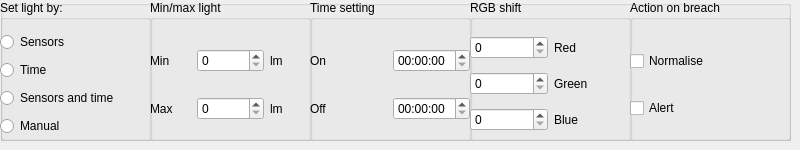
      <widget class="QWidget" name="tab_2">
       <attribute name="title">
        <string>Light</string>
       </attribute>
       <widget class="QWidget" name="horizontalLayoutWidget_2">
        <property name="geometry">
         <rect>
          <x>0</x>
          <y>0</y>
          <width>791</width>
          <height>141</height>
         </rect>
        </property>
        <layout class="QHBoxLayout" name="horizontalLayout_2"/>
       </widget>
       <widget class="QGroupBox" name="groupBox_2">
        <property name="geometry">
         <rect>
          <x>0</x>
          <y>0</y>
          <width>791</width>
          <height>141</height>
         </rect>
        </property>
        <property name="title">
         <string/>
        </property>
        <widget class="QGroupBox" name="groupBox_7">
         <property name="geometry">
          <rect>
           <x>0</x>
           <y>0</y>
           <width>151</width>
           <height>141</height>
          </rect>
         </property>
         <property name="title">
          <string>Set light by:</string>
         </property>
         <widget class="QWidget" name="verticalLayoutWidget">
          <property name="geometry">
           <rect>
            <x>0</x>
            <y>30</y>
            <width>151</width>
            <height>111</height>
           </rect>
          </property>
          <layout class="QVBoxLayout" name="verticalLayout">
           <item>
            <widget class="QRadioButton" name="radioButton_2">
             <property name="text">
              <string>Sensors</string>
             </property>
            </widget>
           </item>
           <item>
            <widget class="QRadioButton" name="radioButton_3">
             <property name="text">
              <string>Time</string>
             </property>
            </widget>
           </item>
           <item>
            <widget class="QRadioButton" name="radioButton">
             <property name="text">
              <string>Sensors and time</string>
             </property>
            </widget>
           </item>
           <item>
            <widget class="QRadioButton" name="radioButton_4">
             <property name="text">
              <string>Manual</string>
             </property>
            </widget>
           </item>
          </layout>
         </widget>
        </widget>
        <widget class="QGroupBox" name="groupBox_15">
         <property name="geometry">
          <rect>
           <x>150</x>
           <y>0</y>
           <width>161</width>
           <height>141</height>
          </rect>
         </property>
         <property name="title">
          <string>Min/max light</string>
         </property>
         <widget class="QWidget" name="gridLayoutWidget_5">
          <property name="geometry">
           <rect>
            <x>0</x>
            <y>30</y>
            <width>161</width>
            <height>111</height>
           </rect>
          </property>
          <layout class="QGridLayout" name="gridLayout_5" rowstretch="0,0,0,0,0" columnstretch="0,0,0" columnminimumwidth="0,0,0">
           <item row="4" column="2">
            <widget class="QLabel" name="label_29">
             <property name="text">
              <string>lm</string>
             </property>
            </widget>
           </item>
           <item row="1" column="2">
            <widget class="QLabel" name="label_27">
             <property name="maximumSize">
              <size>
               <width>16777215</width>
               <height>16777215</height>
              </size>
             </property>
             <property name="text">
              <string>lm</string>
             </property>
            </widget>
           </item>
           <item row="1" column="1">
            <widget class="QSpinBox" name="spinBox_13_light_min">
             <property name="maximum">
              <number>99999</number>
             </property>
            </widget>
           </item>
           <item row="4" column="0">
            <widget class="QLabel" name="label_28">
             <property name="text">
              <string>Max</string>
             </property>
            </widget>
           </item>
           <item row="4" column="1">
            <widget class="QSpinBox" name="spinBox_14_light_max">
             <property name="maximum">
              <number>100000</number>
             </property>
            </widget>
           </item>
           <item row="1" column="0">
            <widget class="QLabel" name="label_26">
             <property name="text">
              <string>Min</string>
             </property>
            </widget>
           </item>
          </layout>
         </widget>
        </widget>
        <widget class="QGroupBox" name="groupBox_10">
         <property name="geometry">
          <rect>
           <x>310</x>
           <y>0</y>
           <width>161</width>
           <height>141</height>
          </rect>
         </property>
         <property name="title">
          <string>Time setting</string>
         </property>
         <widget class="QWidget" name="gridLayoutWidget_2">
          <property name="geometry">
           <rect>
            <x>0</x>
            <y>30</y>
            <width>160</width>
            <height>111</height>
           </rect>
          </property>
          <layout class="QGridLayout" name="gridLayout_2">
           <item row="0" column="1">
            <widget class="QTimeEdit" name="timeEdit_11"/>
           </item>
           <item row="0" column="0">
            <widget class="QLabel" name="label_12">
             <property name="text">
              <string>On</string>
             </property>
            </widget>
           </item>
           <item row="1" column="0">
            <widget class="QLabel" name="label_13">
             <property name="text">
              <string>Off</string>
             </property>
            </widget>
           </item>
           <item row="1" column="1">
            <widget class="QTimeEdit" name="timeEdit_12"/>
           </item>
          </layout>
         </widget>
        </widget>
        <widget class="QGroupBox" name="groupBox_8">
         <property name="geometry">
          <rect>
           <x>630</x>
           <y>0</y>
           <width>161</width>
           <height>141</height>
          </rect>
         </property>
         <property name="title">
          <string>Action on breach</string>
         </property>
         <widget class="QWidget" name="verticalLayoutWidget_8">
          <property name="geometry">
           <rect>
            <x>0</x>
            <y>30</y>
            <width>161</width>
            <height>111</height>
           </rect>
          </property>
          <layout class="QVBoxLayout" name="verticalLayout_8">
           <item>
            <widget class="QCheckBox" name="checkBox_4">
             <property name="text">
              <string>Normalise</string>
             </property>
            </widget>
           </item>
           <item>
            <widget class="QCheckBox" name="checkBox_5">
             <property name="text">
              <string>Alert</string>
             </property>
            </widget>
           </item>
          </layout>
         </widget>
        </widget>
        <widget class="QGroupBox" name="groupBox_11">
         <property name="geometry">
          <rect>
           <x>470</x>
           <y>0</y>
           <width>161</width>
           <height>141</height>
          </rect>
         </property>
         <property name="title">
          <string>RGB shift</string>
         </property>
         <widget class="QWidget" name="gridLayoutWidget_3">
          <property name="geometry">
           <rect>
            <x>0</x>
            <y>29</y>
            <width>161</width>
            <height>111</height>
           </rect>
          </property>
          <layout class="QGridLayout" name="gridLayout_3">
           <item row="4" column="1">
            <widget class="QLabel" name="label_8">
             <property name="text">
              <string>Blue</string>
             </property>
            </widget>
           </item>
           <item row="4" column="0">
            <widget class="QSpinBox" name="spinBox_5"/>
           </item>
           <item row="1" column="0">
            <widget class="QSpinBox" name="spinBox_4"/>
           </item>
           <item row="1" column="1">
            <widget class="QLabel" name="label_7">
             <property name="text">
              <string>Red</string>
             </property>
            </widget>
           </item>
           <item row="2" column="0">
            <widget class="QSpinBox" name="spinBox_6"/>
           </item>
           <item row="2" column="1">
            <widget class="QLabel" name="label_9">
             <property name="text">
              <string>Green</string>
             </property>
            </widget>
           </item>
          </layout>
         </widget>
        </widget>
       </widget>
      </widget>
